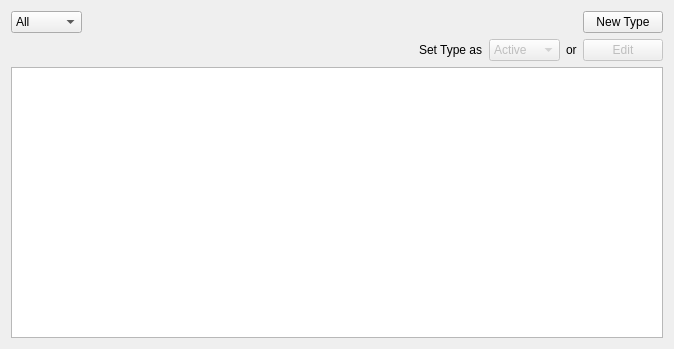
<?xml version="1.0" encoding="UTF-8"?>
<ui version="4.0">
 <class>AvailableTypeListingWidget</class>
 <widget class="QWidget" name="AvailableTypeListingWidget">
  <property name="geometry">
   <rect>
    <x>0</x>
    <y>0</y>
    <width>674</width>
    <height>349</height>
   </rect>
  </property>
  <property name="windowTitle">
   <string>Form</string>
  </property>
  <layout class="QVBoxLayout" name="verticalLayout">
   <item>
    <widget class="QStackedWidget" name="swType">
     <widget class="QWidget" name="pgTypeListing">
      <layout class="QVBoxLayout" name="verticalLayout_2">
       <property name="leftMargin">
        <number>0</number>
       </property>
       <property name="topMargin">
        <number>0</number>
       </property>
       <property name="rightMargin">
        <number>0</number>
       </property>
       <property name="bottomMargin">
        <number>0</number>
       </property>
       <item>
        <layout class="QHBoxLayout" name="horizontalLayout">
         <item>
          <widget class="QComboBox" name="cbxFilter">
           <item>
            <property name="text">
             <string>All</string>
            </property>
           </item>
           <item>
            <property name="text">
             <string>Active</string>
            </property>
           </item>
           <item>
            <property name="text">
             <string>Inactive</string>
            </property>
           </item>
          </widget>
         </item>
         <item>
          <spacer name="horizontalSpacer">
           <property name="orientation">
            <enum>Qt::Horizontal</enum>
           </property>
           <property name="sizeHint" stdset="0">
            <size>
             <width>40</width>
             <height>20</height>
            </size>
           </property>
          </spacer>
         </item>
         <item>
          <widget class="QPushButton" name="btnNewType">
           <property name="text">
            <string>New Type</string>
           </property>
          </widget>
         </item>
        </layout>
       </item>
       <item>
        <layout class="QHBoxLayout" name="horizontalLayout_2">
         <item>
          <spacer name="horizontalSpacer_2">
           <property name="orientation">
            <enum>Qt::Horizontal</enum>
           </property>
           <property name="sizeHint" stdset="0">
            <size>
             <width>40</width>
             <height>20</height>
            </size>
           </property>
          </spacer>
         </item>
         <item>
          <widget class="QLabel" name="label">
           <property name="text">
            <string>Set Type as</string>
           </property>
          </widget>
         </item>
         <item>
          <widget class="QComboBox" name="cbxStatus">
           <property name="enabled">
            <bool>false</bool>
           </property>
           <item>
            <property name="text">
             <string>Active</string>
            </property>
           </item>
           <item>
            <property name="text">
             <string>Inactive</string>
            </property>
           </item>
          </widget>
         </item>
         <item>
          <widget class="QLabel" name="label_2">
           <property name="text">
            <string>or</string>
           </property>
          </widget>
         </item>
         <item>
          <widget class="QPushButton" name="btnEdit">
           <property name="enabled">
            <bool>false</bool>
           </property>
           <property name="text">
            <string>Edit</string>
           </property>
          </widget>
         </item>
        </layout>
       </item>
       <item>
        <widget class="QTableView" name="tblListTypes">
         <property name="maximumSize">
          <size>
           <width>16777215</width>
           <height>16777215</height>
          </size>
         </property>
         <property name="selectionMode">
          <enum>QAbstractItemView::SingleSelection</enum>
         </property>
         <property name="selectionBehavior">
          <enum>QAbstractItemView::SelectRows</enum>
         </property>
        </widget>
       </item>
      </layout>
     </widget>
    </widget>
   </item>
  </layout>
 </widget>
 <resources/>
 <connections/>
</ui>
